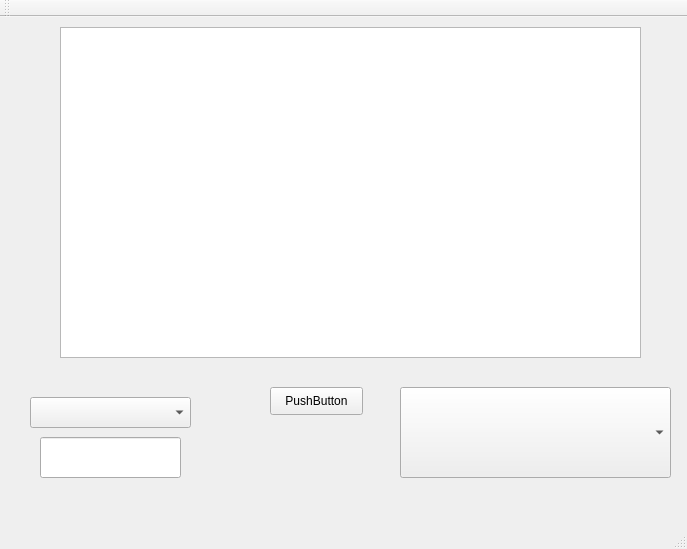
<?xml version="1.0" encoding="UTF-8"?>
<ui version="4.0">
 <class>MainWindow</class>
 <widget class="QMainWindow" name="MainWindow">
  <property name="geometry">
   <rect>
    <x>0</x>
    <y>0</y>
    <width>687</width>
    <height>549</height>
   </rect>
  </property>
  <property name="windowTitle">
   <string>MainWindow</string>
  </property>
  <widget class="QWidget" name="centralWidget">
   <widget class="QTableView" name="tableView">
    <property name="geometry">
     <rect>
      <x>60</x>
      <y>10</y>
      <width>581</width>
      <height>331</height>
     </rect>
    </property>
   </widget>
   <widget class="QPushButton" name="pushButton">
    <property name="geometry">
     <rect>
      <x>270</x>
      <y>370</y>
      <width>93</width>
      <height>28</height>
     </rect>
    </property>
    <property name="text">
     <string>PushButton</string>
    </property>
   </widget>
   <widget class="QComboBox" name="comboBox">
    <property name="geometry">
     <rect>
      <x>400</x>
      <y>370</y>
      <width>271</width>
      <height>91</height>
     </rect>
    </property>
   </widget>
   <widget class="QComboBox" name="comboBox_2">
    <property name="geometry">
     <rect>
      <x>30</x>
      <y>380</y>
      <width>161</width>
      <height>31</height>
     </rect>
    </property>
   </widget>
   <widget class="QLineEdit" name="lineEdit">
    <property name="geometry">
     <rect>
      <x>40</x>
      <y>420</y>
      <width>141</width>
      <height>41</height>
     </rect>
    </property>
   </widget>
  </widget>
  <widget class="QMenuBar" name="menuBar">
   <property name="geometry">
    <rect>
     <x>0</x>
     <y>0</y>
     <width>687</width>
     <height>26</height>
    </rect>
   </property>
  </widget>
  <widget class="QToolBar" name="mainToolBar">
   <attribute name="toolBarArea">
    <enum>TopToolBarArea</enum>
   </attribute>
   <attribute name="toolBarBreak">
    <bool>false</bool>
   </attribute>
  </widget>
  <widget class="QStatusBar" name="statusBar"/>
 </widget>
 <layoutdefault spacing="6" margin="11"/>
 <resources/>
 <connections/>
</ui>
